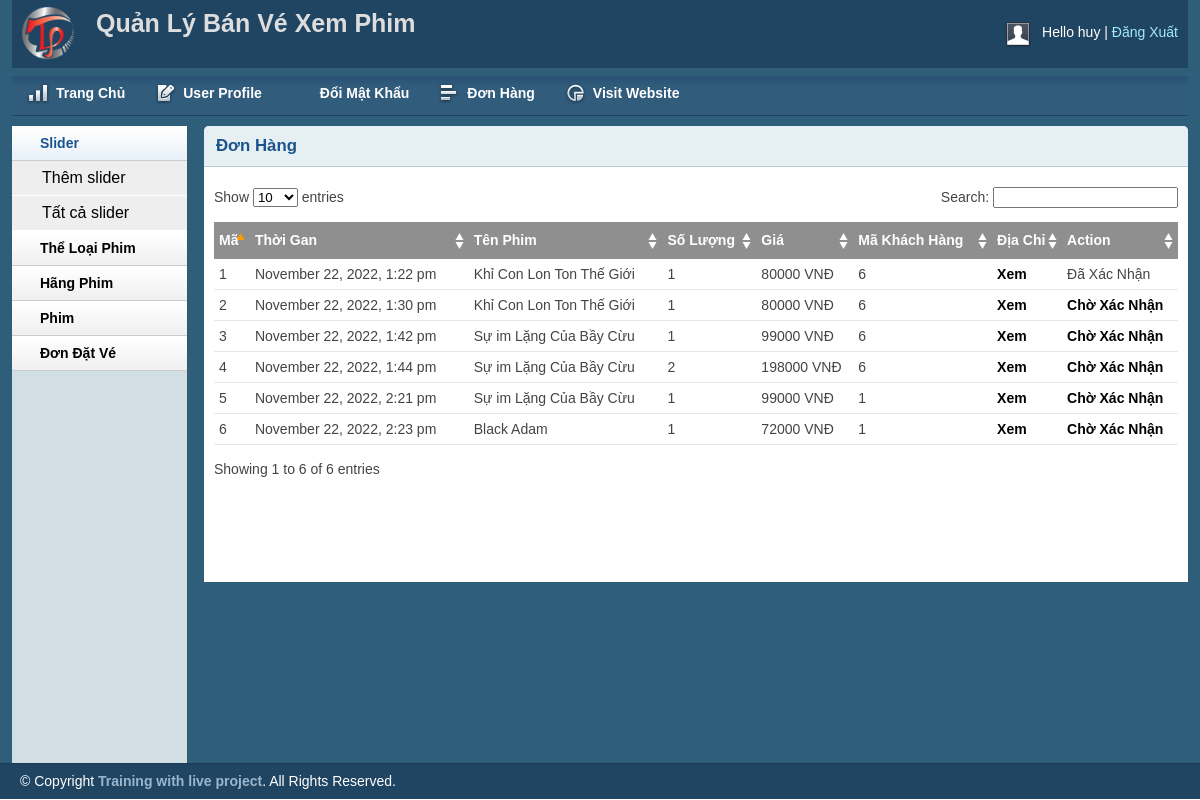
Page /admin/inbox.php (signed in) on the committed database.
### tables this page shows
CREATE TABLE IF NOT EXISTS `tbl_order` (
  `id` int(11) NOT NULL AUTO_INCREMENT,
  `productId` int(11) NOT NULL,
  `productName` varchar(255) NOT NULL,
  `customer_id` int(11) NOT NULL,
  `quantity` int(11) NOT NULL,
  `price` varchar(255) NOT NULL,
  `image` varchar(255) NOT NULL,
  `status` int(11) NOT NULL DEFAULT '0',
  `date_order` datetime NOT NULL DEFAULT CURRENT_TIMESTAMP,
  PRIMARY KEY (`id`)
);

### lib/database.php (called while the page is built, shortened)
<?php
class Database
{
  public $host   = DB_HOST;
  public $user   = DB_USER;
  public $pass   = DB_PASS;
  public $dbname = DB_NAME;
  public $link;
  private function connectDB()
  {
    $this->link = new mysqli(
      $this->host,
      $this->user,
      $this->pass,
      $this->dbname
    );
  }
  public function select($query)
  {
    $result = $this->link->query($query) or
      die($this->link->error . __LINE__);
    if ($result->num_rows > 0) {
      return $result;
    } else {
      return false;
    }
  }
}

### classes/cart.php (called while the page is built, shortened)
<?php
$filepath = realpath(dirname(__FILE__));
include_once($filepath . '/../lib/database.php');
include_once($filepath . '/../helpers/format.php');
?>
<?php
class cart
{
	private $db;
	public function __construct()
	{
		$this->db = new Database();
	}
	public function get_inbox_cart()
	{
		$query = "SELECT * FROM tbl_order ORDER BY date_order";
		$get_inbox_cart = $this->db->select($query);
		return $get_inbox_cart;
	}
}
?>

### helpers/format.php (called while the page is built, shortened)
<?php
class Format{
 public function formatDate($date){
    return date('F j, Y, g:i a', strtotime($date));
 }
}
?>

### admin/inbox.php (the view, shortened to what this page needs)
<?php include 'inc/header.php'; ?>
<?php include 'inc/sidebar.php'; ?>
<?php
$filepath = realpath(dirname(__FILE__));
include_once($filepath . '/../classes/cart.php');
include_once($filepath . '/../helpers/format.php');
?>
<div class="grid_10">
	<div class="box round first grid">
		<h2>Đơn Hàng </h2>
		<div class="block">
			<table class="data display datatable" id="example">
				<thead>
					<tr>
						<th>Mã</th>
						<th>Thời Gan</th>
						<th>Tên Phim</th>
						<th>Số Lượng</th>
						<th>Giá</th>
						<th>Mã Khách Hàng</th>
						<th>Địa Chỉ</th>
						<th>Action</th>
					</tr>
				</thead>
				<tbody>
					<?php
					$ct = new cart();
					$fm = new Format();
					$get_inbox_cart = $ct->get_inbox_cart();
					if ($get_inbox_cart) {
						$i = 0;
						while ($result = $get_inbox_cart->fetch_assoc()) {
							$i++;
					?>
							<tr class="odd gradeX">
								<td><?php echo $i; ?></td>
								<td><?php echo $fm->formatDate($result['date_order']) ?></td>
								<td><?php echo $result['productName'] ?></td>
								<td><?php echo $result['quantity'] ?></td>
								<td><?php echo $result['price'] . ' ' . 'VNĐ' ?></td>
								<td><?php echo $result['customer_id'] ?></td>
								<td><a href="customer.php?customerid=<?php echo $result['customer_id'] ?>">Xem</a></td>
								<td>
									<?php
									if ($result['status'] == 0) {
									?>
										<a href="?shiftid=<?php echo $result['id'] ?>&price=<?php echo $result['price'] ?>&time=<?php echo $result['date_order'] ?>">Chờ Xác Nhận</a>
									<?php
									} elseif ($result['status'] == 1) {
									?>
										<?php
										echo 'Đã Xác Nhận';
										?>
									<?php
									} elseif ($result['status'] == 2) {
									?>
										<a href="?delid=<?php echo $result['id'] ?>&price=<?php echo $result['price'] ?>&time=<?php echo $result['date_order'] ?>">Remove</a>
									<?php
									}
									?>
								</td>
							</tr>
					<?php
						}
					}
					?>
				</tbody>
			</table>
		</div>
	</div>
</div>
<?php include 'inc/footer.php'; ?>

### admin/css/layout.css (style rules this page uses)
body { background: #fff none repeat scroll 0 0; color: #444; font-size: 14px; padding: 0; }
a { color: #000; font-weight:bold; text-decoration: none; }
h1, h2, h3, h4, h5, h6 { line-height:1.2em; margin-bottom:.3em; }
h2 { margin-top:1em; }
.box { background:#fff; margin-bottom:20px; padding:10px 10px 10px 10px; margin-left:-8px; }
.box.grid { padding-bottom:40px; }
.box.round { -moz-border-radius: 5px 5px 0px 0px; -webkit-border-radius: 5px 5px 0px 0px; border-radius: 5px 5px 0px 0px; }
.box h2 { font-size:1.2em; font-weight:bold; color:#1B548D; background:#E6F0F3; margin:-10px -10px 0 -10px; padding:10px 12px; border-bottom:1px solid #B3CBD6; -moz-border-radius: 5px 5px 0px 0px; -webkit-border-radius: 5px 5px 0px 0px; border-radius: 5px 5px 0px 0px; }
.box.first { min-height: 406px; }
.block { padding-top:20px; }
.block { padding-bottom:1px; }
table.display { margin: 0 auto; clear: both; width: 100%; }
.sorting_asc { background: #8f8f8f url(../img/table/sort_asc.png) no-repeat center right; padding:8px 5px; text-align:left; color:#fff; }
.sorting { background:#8f8f8f url(../img/table/sort_both.png) no-repeat center right; padding:8px 5px; text-align:left; color:#fff; }
tr.odd { height: 30px; line-height: 30px; border-bottom:1px solid #e6e6e6; }
tr.even { height: 30px; line-height: 30px; border-bottom:1px solid #e6e6e6; }
tr.odd td, tr.even td { padding-left:5px; }

### rows in the picture
tbl_order: date_order "November 22, 2022, 1:22 pm", productName "Khỉ Con Lon Ton Thế Giới", quantity "1", price "80000", customer "6", status "Đã Xác Nhận"
tbl_order: date_order "November 22, 2022, 1:30 pm", productName "Khỉ Con Lon Ton Thế Giới", quantity "1", price "80000", customer "6"
tbl_order: date_order "November 22, 2022, 1:42 pm", productName "Sự im Lặng Của Bầy Cừu", quantity "1", price "99000", customer "6"
tbl_order: date_order "November 22, 2022, 1:44 pm", productName "Sự im Lặng Của Bầy Cừu", quantity "2", price "198000", customer "6"
tbl_order: date_order "November 22, 2022, 2:21 pm", productName "Sự im Lặng Của Bầy Cừu", quantity "1", price "99000", customer "1"
tbl_order: date_order "November 22, 2022, 2:23 pm", productName "Black Adam", quantity "1", price "72000", customer "1"

### other values in the picture
Session::get('adminName') "huy"
